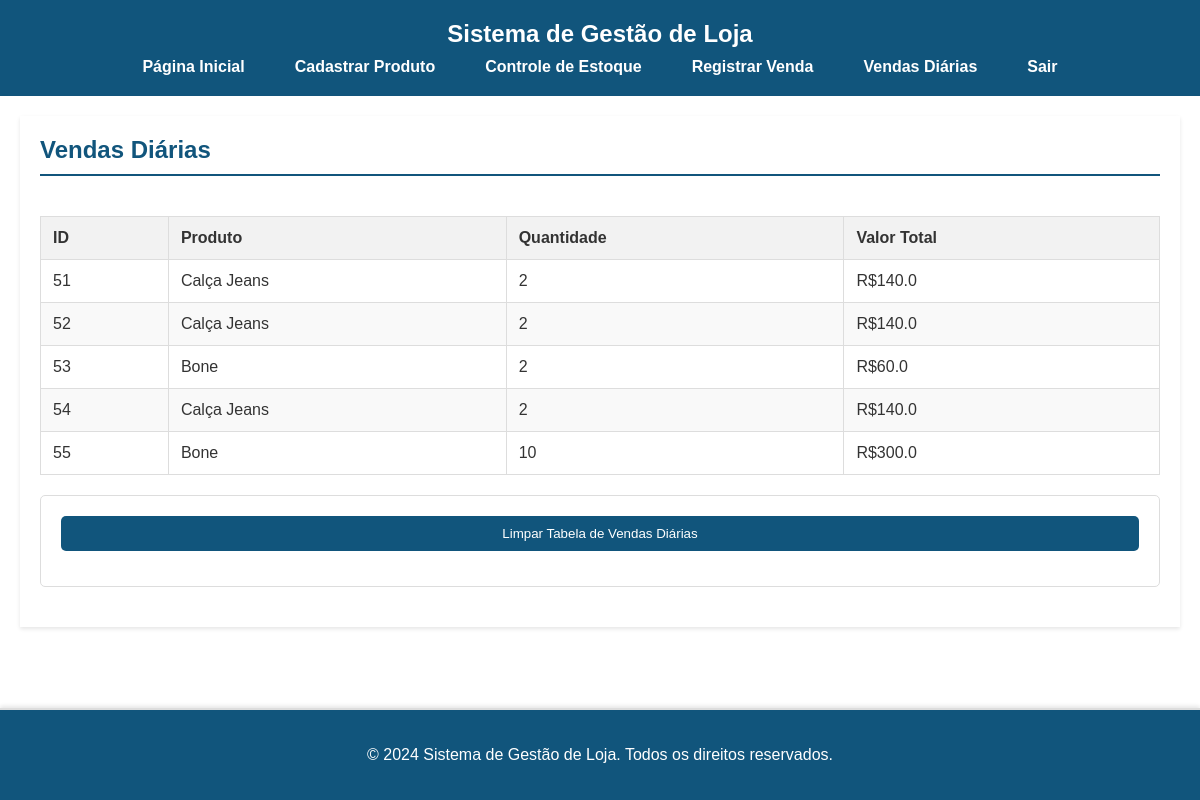
Screenshot of /vendas_diarias (signed in) with the database file from the repository.
### tables this page shows
CREATE TABLE vendas_diarias (
        id INTEGER PRIMARY KEY AUTOINCREMENT,
        produto_id INTEGER NOT NULL,
        quantidade INTEGER NOT NULL,
        valor_total REAL NOT NULL,
        data TEXT NOT NULL,
        FOREIGN KEY(produto_id) REFERENCES produtos(id)
    );

CREATE TABLE produtos (
        id INTEGER PRIMARY KEY AUTOINCREMENT,
        nome TEXT,
        preco REAL,
        quantidade INTEGER
    );

### app.py (the view)
@app.route('/vendas_diarias', methods=['GET', 'POST'])
@login_required
def vendas_diarias():
    conn = sqlite3.connect('lojista.db')
    cursor = conn.cursor()
    cursor.execute('''
        SELECT vendas_diarias.id, produtos.nome, vendas_diarias.quantidade,
               vendas_diarias.valor_total, vendas_diarias.data
        FROM vendas_diarias
        JOIN produtos ON vendas_diarias.produto_id = produtos.id
    ''')
    vendas_diarias = cursor.fetchall()
    conn.close()
    return render_template('vendas_diarias.html', vendas_diarias=vendas_diarias)

### app.py (called while the page is built)
def login_required(f):
    @wraps(f)
    def decorated_function(*args, **kwargs):
        if not session.get('logged_in'):
            return redirect(url_for('login'))
        return f(*args, **kwargs)
    return decorated_function

### templates/vendas_diarias.html
{% extends 'base.html' %}
{% block content %}
    <main>
        <div class="container">
            <h2>Vendas Diárias</h2>
            <div class="table-responsive">
                <table class="table tabela-vendas">
                    <thead>
                        <tr>
                            <th>ID</th>
                            <th>Produto</th>
                            <th>Quantidade</th>
                            <th>Valor Total</th>
                        </tr>
                    </thead>
                    <tbody>
                        {% for venda in vendas_diarias %}
                            <tr>
                                <td>{{ venda[0] }}</td>
                                <td>{{ venda[1] }}</td>
                                <td>{{ venda[2] }}</td>
                                <td>R${{ venda[4] }}</td>
                            </tr>
                        {% endfor %}
                    </tbody>
                </table>
            </div>
            <form method="POST" action="{{ url_for('limpar_vendas_diarias') }}">
                <button type="submit" class="btn btn-danger">Limpar Tabela de Vendas Diárias</button>
            </form>
        </div>
    </main>
{% endblock %}

### templates/base.html (shortened to what this page needs)
<!DOCTYPE html>
<html lang="pt-BR">
<head>
    <link rel="stylesheet" href="https://cdnjs.cloudflare.com/ajax/libs/font-awesome/6.0.0-beta3/css/all.min.css">
    <link rel="stylesheet" href="{{ url_for('static', filename='style.css') }}">
</head>
<body>
    <header>
        <h1>Sistema de Gestão de Loja</h1>
        <nav>
            <ul>
                <li><a href="{{ url_for('index') }}">Página Inicial</a></li>
                <li><a href="{{ url_for('cadastrar_produto') }}">Cadastrar Produto</a></li>
                <li><a href="{{ url_for('controle_estoque') }}">Controle de Estoque</a></li>
                <li><a href="{{ url_for('registrar_venda') }}">Registrar Venda</a></li>
                <li><a href="{{ url_for('vendas_diarias') }}">Vendas Diárias</a></li>
                {% if session.logged_in %}
                <li><a href="{{ url_for('logout') }}">Sair</a></li>
                {% endif %}
            </ul>
        </nav>
    </header>
    <main>
        {% block content %}{% endblock %}
    </main>
    <footer>
        <p>&copy; 2024 Sistema de Gestão de Loja. Todos os direitos reservados.</p>
    </footer>
</body>
</html>

### static/style.css (style rules this page uses)
header { background-color: #11557C; color: white; padding: 20px; text-align: center; }
body { font-family: Arial, sans-serif; background-color: #f4f4f9; color: #333; margin: 0; padding: 0; display: flex; flex-direction: column; min-height: 100vh; }
main { flex: 1; padding: 20px; box-sizing: border-box; overflow: auto; background-color: white; box-shadow: 0 2px 4px rgba(0, 0, 0, 0.1); }
footer { background-color: #11557C; color: white; padding: 20px; text-align: center; border-top: 2px solid #ddd; margin-top: auto; box-shadow: 0 -2px 4px rgba(0, 0, 0, 0.1); }
h2 { color: #11557C; border-bottom: 2px solid #11557C; padding-bottom: 10px; margin-top: 0; }
form { background-color: #fff; padding: 20px; border: 1px solid #ddd; border-radius: 5px; margin-bottom: 20px; }
form select, form input[type="number"], form button { width: 100%; padding: 10px; margin-bottom: 15px; border: 1px solid #ddd; border-radius: 5px; }
form button { background-color: #11557C; color: #fff; border: none; cursor: pointer; transition: background-color 0.3s; }
.tabela-vendas { width: 100%; border-collapse: collapse; background-color: #fff; }
.tabela-vendas th, .tabela-vendas td { padding: 12px; border: 1px solid #ddd; text-align: left; }
.tabela-vendas th { background-color: #f2f2f2; }
.tabela-vendas tr:nth-child(even) { background-color: #f9f9f9; }
.btn { background-color: #11557C; color: #fff; border: none; padding: 10px 20px; cursor: pointer; transition: background-color 0.3s; }
.table-responsive { overflow-x: auto; }
.tabela-vendas { width: 100%; border-collapse: collapse; margin-top: 20px; }

### templates/base.html (style rules this page uses)
header h1 { margin: 0; font-size: 24px; }
nav ul { list-style: none; padding: 0; display: flex; justify-content: center; margin: 10px 0 0 0; }
nav ul li { margin: 0 15px; }
nav ul li a { text-decoration: none; color: white; font-weight: bold; padding: 5px 10px; border-radius: 5px; transition: background-color 0.3s ease; }
table { width: 100%; border-collapse: collapse; margin: 20px 0; }
table, th, td { border: 1px solid #ddd; }
th, td { padding: 12px; text-align: left; }
th { background-color: #f2f2f2; }
button { background-color: #007BFF; color: white; padding: 10px 15px; border: none; border-radius: 5px; cursor: pointer; transition: background-color 0.3s ease; }

### rows the page displays
vendas_diarias: id "51", nome "Calça Jeans", quantidade "2", data "140.0"
vendas_diarias: id "52", nome "Calça Jeans", quantidade "2", data "140.0"
vendas_diarias: id "53", nome "Bone", quantidade "2", data "60.0"
vendas_diarias: id "54", nome "Calça Jeans", quantidade "2", data "140.0"
vendas_diarias: id "55", nome "Bone", quantidade "10", data "300.0"
